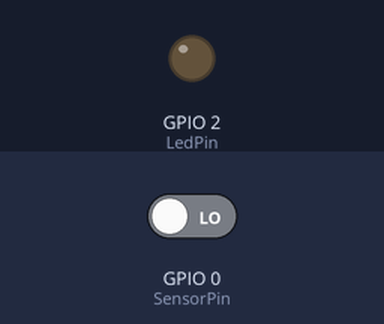
The sketch below on a simulated ESP8266 (NodeMCU). Shown: output pins drawn as LEDs (lit = HIGH). Inputs (shaded band) come from the test bench; at power-on: GPIO 0 (SensorPin) LOW. WiFi joins after 1.5 s; servers stay silent unless stated; no MQTT or app messages arrive unless stated; what the sketch prints to the serial monitor is not drawn.

Above: at 2.8 s.
2.9 s: GPIO 0 (SensorPin) driven HIGH
At 3.5 s:
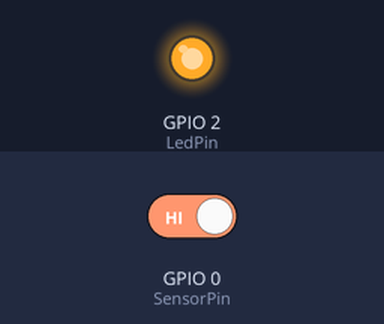
Timing chart, 0 to 5.9 s (numbered marks = the images above; inputs shaded):
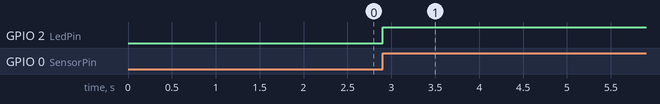

Measured:
- after the input at 2.9 s, GPIO 2 (LedPin): LOW → HIGH at once

The sketch:

rcwl_0516_esp8266_mqtt_openhab.ino
```cpp
#include <ESP8266WiFi.h>
#include <PubSubClient.h>

//------------------- VARIABLES WIFI --------------------------
#define WLAN_SSID  "MY_SSID"
#define WLAN_PASS  "MY_PASSWORD"

//------------------- VARIABLES MQTT --------------------------
#define mqtt_server   "my_mqtt_server_ip"
#define mqtt_user     "mqtt_user"
#define mqtt_password "mqtt_passwd"
#define sensor_topic   "my_data_topic"
#define registro_topic "my_register_topic"
//------------------- VARIABLES GENERALES --------------------------
WiFiClient espClient;
PubSubClient pubClient(espClient);

#define SensorPin 0
#define LedPin    2

int  delayTime = 1000;
int  estado    = 0;
bool estado2   = false;

String clientName;

void setup() {
  Serial.begin(115200);
  delay(100);

  setup_wifi();

  pubClient.setServer(mqtt_server, 1883);

  // put your setup code here, to run once:
  pinMode(SensorPin, INPUT);
  pinMode(LedPin, OUTPUT);
}

void loop() {

   if (!pubClient.connected()) {
        delay(100);
        reconnect();
    }
    pubClient.loop();

  estado = digitalRead(SensorPin);

  String temp = String(estado);
  temp += clientName;

  if(digitalRead(SensorPin)==HIGH){
      if(!estado2){
        // Postear datos
        pubClient.publish(sensor_topic, temp.c_str(), true);
        estado2 = true;
        // I'm using a led in the prototype
        digitalWrite(LedPin,digitalRead(SensorPin));
        delay(10000);
      }
   }else{
      if (estado2){
        pubClient.publish(sensor_topic, temp.c_str(), true);
        estado2 = false;
        // I'm using a led in the prototype
        digitalWrite(LedPin,digitalRead(SensorPin));
        delay(3000);
      }
   }
}

void setup_wifi() {
      delay(10);
      // We start by connecting to a WiFi network
      Serial.println();
      Serial.print("Connecting to ");
      Serial.println(WLAN_SSID);

      WiFi.begin(WLAN_SSID, WLAN_PASS);

      while (WiFi.status() != WL_CONNECTED) {
        delay(500);
        Serial.print(".");
      }

      Serial.println("");
      Serial.println("WiFi connected");
      Serial.println("IP address: ");
      Serial.println(WiFi.localIP());
}


void reconnect() {
  // Loop until we're reconnected
  while (!pubClient.connected()) {
        Serial.println("Attempting MQTT connection...");

      clientName = "anything_that_you_want";
      uint8_t mac[6];
      WiFi.macAddress(mac);
      clientName += macToStr(mac);
      Serial.print("Connecting to ");
      Serial.print(mqtt_server);
      Serial.print(" as ");
      Serial.println(clientName);

    // Attempt to connect
    // If you do not want to use a username and password, change next line to
    if (pubClient.connect( (char*) clientName.c_str() , mqtt_user, mqtt_password) ) {
      Serial.println("connected");
      pubClient.publish(registro_topic, clientName.c_str() );
    } else {
      Serial.print("failed, rc=");
      Serial.print(pubClient.state());
      Serial.println(" try again in 5 seconds");
      // Wait 5 seconds before retrying
      delay(5000);
    }
  }
}

String macToStr(const uint8_t* mac)
{
  String result;
  for (int i = 0; i < 6; ++i) {
    result += String(mac[i], 16);
  }
  return result;
}
```
